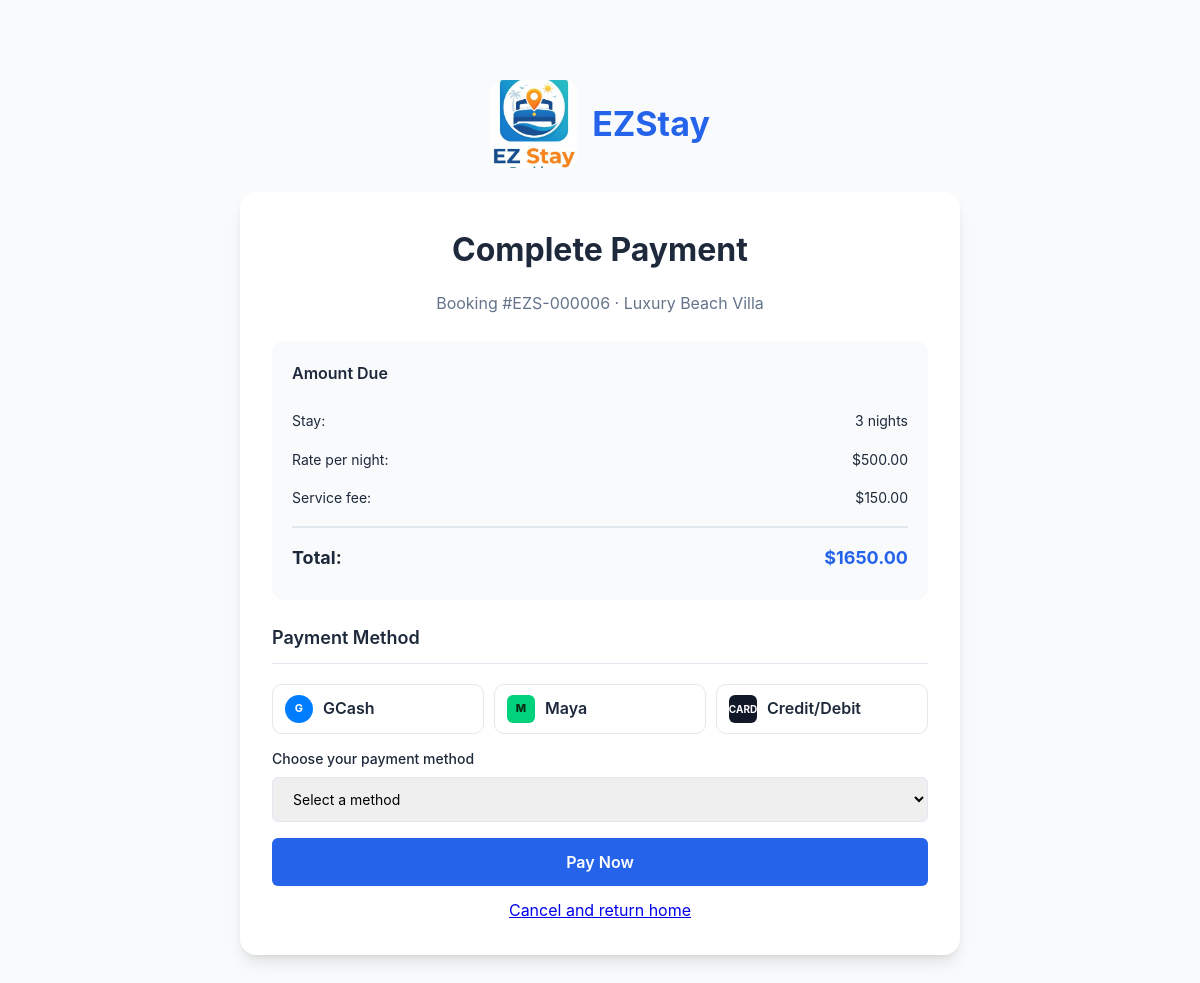
The app's page /book/6/payment/ (signed in) with its own data.
### booking/models.py (models this page shows, shortened)
class Booking(models.Model):
    PROPERTY_CHOICES = [
        ("april-rose", "APRIL ROSE LODGING HOUSE"),
        ("beach-villa", "Luxury Beach Villa"),
        ("sunrise", "SUNRISE LODGING"),
        ("urban-loft", "Urban Studio Loft"),
    ]
    user = models.ForeignKey(User, on_delete=models.CASCADE, related_name="bookings")
    property_slug = models.CharField(max_length=50, choices=PROPERTY_CHOICES)
    checkin = models.DateField()
    checkout = models.DateField()
    guests = models.PositiveSmallIntegerField(default=1)
    first_name = models.CharField(max_length=100)
    last_name = models.CharField(max_length=100)
    email = models.EmailField()
    phone = models.CharField(max_length=30)
    requests = models.TextField(blank=True)
    nights = models.PositiveIntegerField(default=1)
    rate = models.DecimalField(max_digits=8, decimal_places=2, default=0)
    service_fee = models.DecimalField(max_digits=8, decimal_places=2, default=0)
    total = models.DecimalField(max_digits=10, decimal_places=2, default=0)
    is_paid = models.BooleanField(default=False)
    payment_reference = models.CharField(max_length=40, blank=True)
    created_at = models.DateTimeField(auto_now_add=True)
    class Meta:
        ordering = ["-created_at"]

### booking/views.py (the view, shortened to what this page needs)
# urls.py: path("book/<int:booking_id>/payment/", payment_view, name="payment"),
@login_required
def payment_view(request, booking_id):
    booking = get_object_or_404(Booking, id=booking_id, user=request.user)
    payment_methods = ["gcash", "maya", "card"]
    if booking.is_paid:
        messages.info(request, "This booking has already been paid.")
        return redirect("booking_success", booking_id=booking.id)
    return render(request, "booking/payment.html", {"booking": booking})

### templates/booking/payment.html (shortened to what this page needs)
{% load static %}
<!DOCTYPE html>
<html lang="en">
<head>
    <link rel="stylesheet" href="{% static 'css/styles.css' %}">
</head>
<body>
    <section class="booking-section" style="min-height:100vh; display:flex; align-items:center;">
        <div class="container" style="max-width:760px; width:100%;">
            <div class="logo" style="display:flex; align-items:center; gap:14px; justify-content:center; margin-bottom:24px;">
                <span class="logo-icon" style="display:inline-flex; align-items:center; justify-content:center;">
                    <img src="{% static 'images/logo.jpg' %}" alt="EZStay Logo" width="88" height="88" style="object-fit:cover; border-radius:14px;">
                </span>
                <span class="logo-text" style="font-size:34px; line-height:1;">EZStay</span>
            </div>
            <form method="post" class="booking-form">
                <h2 class="section-title" style="margin-bottom:16px;">Complete Payment</h2>
                <p class="section-subtitle" style="margin-bottom:24px;">Booking #EZS-{{ booking.id|stringformat:'06d' }} · {{ booking.get_property_slug_display }}</p>
                <div class="booking-summary" style="margin-bottom:24px;">
                    <h3>Amount Due</h3>
                    <div class="summary-row"><span>Stay:</span><span>{{ booking.nights }} night{{ booking.nights|pluralize }}</span></div>
                    <div class="summary-row"><span>Rate per night:</span><span>${{ booking.rate }}</span></div>
                    <div class="summary-row"><span>Service fee:</span><span>${{ booking.service_fee }}</span></div>
                    <div class="summary-row total"><span>Total:</span><span>${{ booking.total }}</span></div>
                </div>
                <div class="form-section" style="margin-bottom:16px;">
                    <h3>Payment Method</h3>
                    <div style="display:grid; grid-template-columns:repeat(auto-fit,minmax(160px,1fr)); gap:10px; margin-bottom:14px;">
                        <label for="method-gcash" style="display:flex; align-items:center; gap:10px; border:1px solid #e5e7eb; border-radius:10px; padding:10px 12px; background:#fff; cursor:pointer;">
                            <span style="width:28px; height:28px; border-radius:50%; display:inline-flex; align-items:center; justify-content:center; background:#007dff; color:#fff; font-size:11px; font-weight:700;">G</span>
                            <span style="font-weight:600;">GCash</span>
                        </label>
                        <label for="method-maya" style="display:flex; align-items:center; gap:10px; border:1px solid #e5e7eb; border-radius:10px; padding:10px 12px; background:#fff; cursor:pointer;">
                            <span style="width:28px; height:28px; border-radius:6px; display:inline-flex; align-items:center; justify-content:center; background:#00d17d; color:#052e16; font-size:11px; font-weight:800;">M</span>
                            <span style="font-weight:600;">Maya</span>
                        </label>
                        <label for="method-card" style="display:flex; align-items:center; gap:10px; border:1px solid #e5e7eb; border-radius:10px; padding:10px 12px; background:#fff; cursor:pointer;">
                            <span style="width:28px; height:28px; border-radius:6px; display:inline-flex; align-items:center; justify-content:center; background:#111827; color:#fff; font-size:10px; font-weight:700;">CARD</span>
                            <span style="font-weight:600;">Credit/Debit</span>
                        </label>
                    </div>
                    <div class="form-group" style="margin-bottom:14px;">
                        <label for="payment-method">Choose your payment method</label>
                        <select id="payment-method" name="payment_method" required>
                            <option value="">Select a method</option>
                        </select>
                    </div>
                </div>
                <button type="submit" class="btn btn-primary btn-large">Pay Now</button>
                <p style="margin-top:12px; text-align:center;"><a href="{% url 'home' %}">Cancel and return home</a></p>
            </form>
        </div>
    </section>
</body>
</html>

### static/css/styles.css (style rules this page uses)
:root { --primary-color: #2563eb; --primary-hover: #1d4ed8; --secondary-color: #64748b; --accent-color: #f59e0b; --success-color: #10b981; --error-color: #ef4444; --background: #f8fafc; --surface: #ffffff; --text-primary: #1e293b; --text-secondary: #64748b; --border-color: #e2e8f0; --shadow-sm: 0 1px 2px 0 rgb(0 0 0 / 0.05); --shadow-md: 0 4px 6px -1px rgb(0 0 0 / 0.1), 0 2px 4px -2px rgb(0 0 0 / 0.1); --shadow-lg: 0 10px 15px -3px rgb(0 0 0 / 0.1), 0 4px 6px -4px rgb(0 0 0 / 0.1); --radius-sm: 6px; --radius-md: 12px; --radius-lg: 16px; --font-family: 'Inter', -apple-system, BlinkMacSystemFont, 'Segoe UI', sans-serif; }
* { margin: 0; padding: 0; box-sizing: border-box; }
html { scroll-behavior: smooth; }
body { font-family: var(--font-family); background-color: var(--background); color: var(--text-primary); line-height: 1.6; }
.container { max-width: 1200px; margin: 0 auto; padding: 0 20px; }
.logo { display: flex; align-items: center; gap: 10px; }
.logo-icon { font-size: 28px; }
.logo-text { font-size: 24px; font-weight: 700; color: var(--primary-color); }
.btn { padding: 10px 24px; border-radius: var(--radius-sm); font-weight: 600; font-size: 14px; cursor: pointer; transition: all 0.3s; border: none; font-family: var(--font-family); }
.btn-primary { background: var(--primary-color); color: white; }
.btn-large { padding: 14px 32px; font-size: 16px; width: 100%; }
.section-title { font-size: 32px; font-weight: 700; text-align: center; margin-bottom: 8px; }
.section-subtitle { color: var(--text-secondary); text-align: center; margin-bottom: 40px; }
.booking-section { padding: 80px 20px; background: var(--background); }
.booking-form { background: var(--surface); padding: 32px; border-radius: var(--radius-lg); box-shadow: var(--shadow-lg); }
.form-section { margin-bottom: 32px; }
.form-section h3 { font-size: 18px; font-weight: 600; margin-bottom: 20px; padding-bottom: 10px; border-bottom: 1px solid var(--border-color); }
.form-group { display: flex; flex-direction: column; gap: 6px; }
.form-group label { font-size: 14px; font-weight: 500; color: var(--text-primary); }
.form-group input, .form-group select, .form-group textarea { padding: 12px 16px; border: 1px solid var(--border-color); border-radius: var(--radius-sm); font-size: 14px; font-family: var(--font-family); outline: none; transition: border-color 0.3s; }
.booking-summary { background: var(--background); padding: 20px; border-radius: var(--radius-md); margin-bottom: 24px; }
.booking-summary h3 { font-size: 16px; font-weight: 600; margin-bottom: 16px; }
.summary-row { display: flex; justify-content: space-between; padding: 8px 0; font-size: 14px; }
.summary-row.total { border-top: 2px solid var(--border-color); margin-top: 8px; padding-top: 16px; font-weight: 700; font-size: 18px; }
.summary-row.total span:last-child { color: var(--primary-color); }

### records on screen
Booking: id "000006", property_slug "Luxury Beach Villa", nights "3", rate "500.00", service_fee "150.00", total "1650.00"
